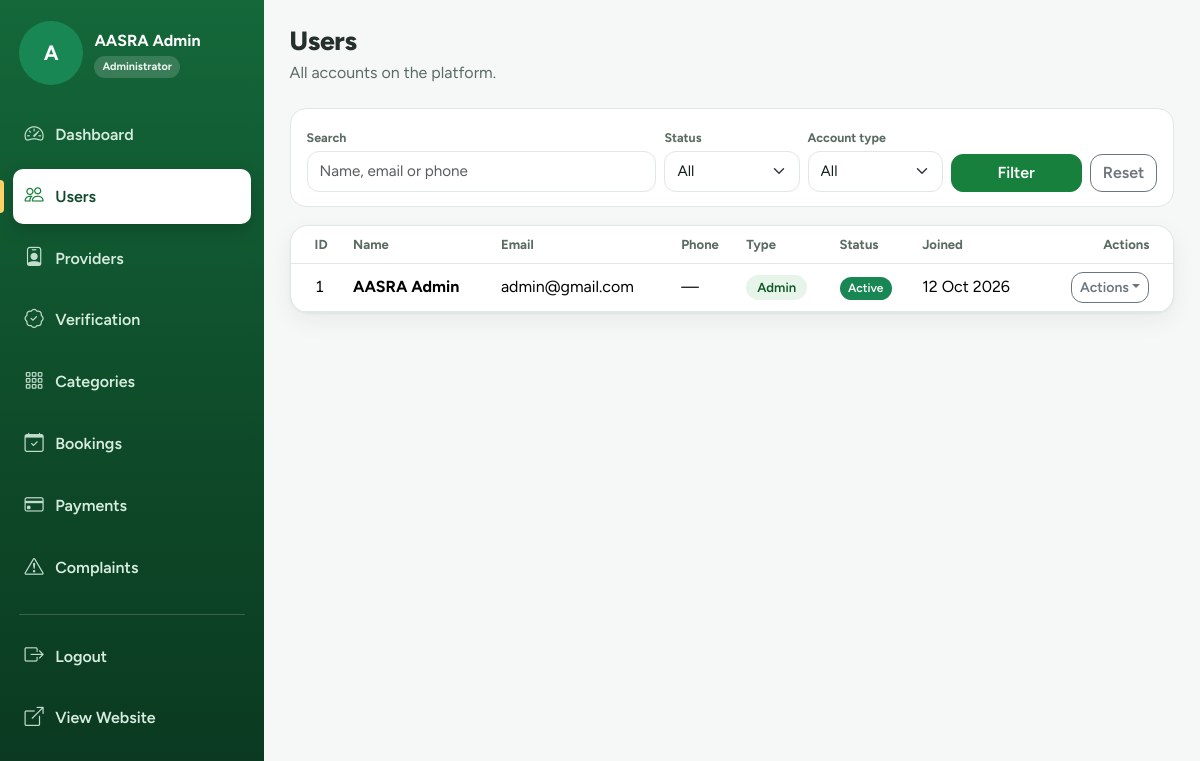
Page /admin/users (signed in) on the committed database.
### tables this page shows
CREATE TABLE users(
  id INT UNSIGNED AUTO_INCREMENT PRIMARY KEY,
  name VARCHAR(120) NOT NULL,
  email VARCHAR(190) NOT NULL UNIQUE,
  password VARCHAR(255) NOT NULL,
  phone VARCHAR(30) NULL,
  address VARCHAR(255) NULL,
  role ENUM('user','provider','admin') NOT NULL DEFAULT 'user',
  status ENUM('Active','Inactive') NOT NULL DEFAULT 'Active',
  created_at TIMESTAMP DEFAULT CURRENT_TIMESTAMP,
  INDEX(role,status)
);

### includes/db.php (called while the page is built, shortened)
<?php
function db_link(bool $close = false): ?mysqli
{
    static $link = null;
    if ($close) {
        $link = null;
        return null;
    }
    if ($link instanceof mysqli) return $link;
    $c = AASRA_DB_CONFIG;
    try {
        $link = mysqli_connect($c['host'], $c['user'], $c['pass'], $c['name'], (int)($c['port'] ?? 3306), $c['socket'] ?? null);
        mysqli_set_charset($link, 'utf8mb4');
    } catch (mysqli_sql_exception $e) {
        $link = null;
        error_log('AASRA DB connection failed: ' . $e->getMessage());
        while (ob_get_level()) ob_end_clean();
        http_response_code(500);
        show_error_page(500);
        exit;
    }
    return $link;
}
function db(): mysqli
{
    return db_link(false);
}
function db_bind_types(array $args): string
{
    $t = '';
    foreach ($args as $a) $t .= is_int($a) || is_bool($a) ? 'i' : (is_float($a) ? 'd' : 's');
    return $t;
}
function q(string $sql, array $args = []): mysqli_stmt
{
    $st = mysqli_prepare(db(), $sql);
    if ($args) {
        $args = array_map(fn($a) => is_bool($a) ? (int)$a : $a, array_values($args));
        mysqli_stmt_bind_param($st, db_bind_types($args), ...$args);
    }
    mysqli_stmt_execute($st);
    return $st;
}
function rows(string $sql, array $args = []): array
{
    $st = q($sql, $args);
    $res = mysqli_stmt_get_result($st);
    $out = $res ? mysqli_fetch_all($res, MYSQLI_ASSOC) : [];
    return $out;
}

### pages/admin/users.php (the view, shortened to what this page needs)
<?php
require_once APP_ROOT . '/includes/admin_helpers.php';
$f = ['q' => get('q'), 'status' => get('status'), 'type' => get('type')];
$w = '1=1';
$a = [];
$list = rows("SELECT * FROM users WHERE $w ORDER BY created_at DESC, id DESC", $a);
layout('admin', ['title' => 'Users', 'active' => 'users']);
page_head('Users', 'All accounts on the platform.');
?>
<form class="filter-bar">
  <div class="row g-2 align-items-end">
    <div class="col-md-5"><label for="q">Search</label><input id="q" name="q" class="form-control" placeholder="Name, email or phone" value="<?= e($f['q']) ?>"></div>
    <div class="col-6 col-md-2"><label for="status">Status</label><select id="status" name="status" class="form-select">
        <option value="">All</option><?php foreach (['Active', 'Inactive'] as $x): ?><option <?= $f['status'] === $x ? 'selected' : '' ?>><?= $x ?></option><?php endforeach; ?>
      </select></div>
    <div class="col-6 col-md-2"><label for="type">Account type</label><select id="type" name="type" class="form-select">
        <option value="">All</option><?php foreach (['user' => 'User', 'provider' => 'Provider', 'admin' => 'Admin'] as $k => $x): ?><option value="<?= $k ?>" <?= $f['type'] === $k ? 'selected' : '' ?>><?= $x ?></option><?php endforeach; ?>
      </select></div>
    <div class="col-md-3 d-flex gap-2"><button class="btn btn-success flex-grow-1">Filter</button><?= filter_reset('admin/users') ?></div>
  </div>
</form>
<div class="card-soft flush">
  <div class="table-responsive">
    <table class="table mb-0">
      <thead>
        <tr>
          <th class="ps-4">ID</th>
          <th>Name</th>
          <th>Email</th>
          <th>Phone</th>
          <th>Type</th>
          <th>Status</th>
          <th>Joined</th>
          <th class="pe-4 text-end">Actions</th>
        </tr>
      </thead>
      <tbody>
        <?php foreach ($list as $x): $k = 'user_status:' . $x['id'];
          $locked = $x['role'] === 'admin'; ?><tr data-row>
            <td class="ps-4 id-cell"><?= (int)$x['id'] ?></td>
            <td><b><?= e($x['name']) ?></b></td>
            <td><?= e($x['email']) ?></td>
            <td><?= e($x['phone'] ?: '—') ?></td>
            <td><span class="tag"><?= e(ucfirst($x['role'])) ?></span></td>
            <td><?= live_badge($k, $x['status']) ?></td>
            <td class="text-nowrap"><?= e(fmt_date($x['created_at'])) ?></td>
            <td class="pe-4 text-end"><?php actions_open();
                                      actions_close(); ?></td>
          </tr><?php endforeach; ?></tbody>
    </table>
  </div>
</div>

### index.php (shortened to what this page needs)
<?php
$path = request_path();
$routes = require APP_ROOT . '/includes/routes.php';
foreach ($routes as $pattern => $target) {
    if (!preg_match('#^' . $pattern . '$#', $path, $m)) continue;
    $file = is_array($target) ? $target[0] : $target;
    $abs = APP_ROOT . '/pages/' . $file . '.php';
    (function () use ($abs) {
        include $abs;
    })();
    exit;
}

### includes/functions.php (shortened to what this page needs)
<?php
function e($v): string
{
    return htmlspecialchars((string)$v, ENT_QUOTES, 'UTF-8');
}
function url(string $path = ''): string
{
    return BASE_URL . '/' . ltrim($path, '/');
}
function asset(string $path): string
{
    $f = APP_ROOT . '/assets/' . $path;
    return url('assets/' . $path) . (is_file($f) ? '?v=' . filemtime($f) : '');
}
function fmt_date($d, string $f = 'd M Y'): string
{
    return $d ? date($f, strtotime((string)$d)) : '—';
}
function badge(?string $status): string
{
    $map = [
        'Approved' => 'success',
        'Active' => 'success',
        'Completed' => 'success',
        'Confirmed' => 'success',
        'Resolved' => 'success',
        'Paid' => 'success',
        'Accepted' => 'primary',
        'Pending' => 'warning',
        'Under Review' => 'info',
        'In Progress' => 'info',
        'Rejected' => 'danger',
        'Failed' => 'danger',
        'Inactive' => 'secondary',
        'Cancelled' => 'secondary',
        'Not Submitted' => 'secondary'
    ];
    $status = (string)$status;
    return '<span class="badge text-bg-' . ($map[$status] ?? 'secondary') . '">' . e($status) . '</span>';
}
function initials(string $n): string
{
    return strtoupper(mb_substr(trim($n) ?: '?', 0, 1));
}
function avatar(array $p, string $cls = ''): string
{
    return '<span class="avatar ' . e($cls) . '">' . e(initials($p['name'])) . '</span>';
}
?>
<?php
function layout(string $name, array $o = []): void
{
    extract($o);
    include APP_ROOT . "/includes/layouts/$name.top.php";
}

### includes/admin_helpers.php (shortened to what this page needs)
<?php
function actions_open(string $label = 'Actions'): void
{
    echo '<div class="dropdown"><button class="btn btn-sm btn-outline-secondary dropdown-toggle" type="button" data-bs-toggle="dropdown" aria-expanded="false">' . e($label) . '</button><ul class="dropdown-menu dropdown-menu-end shadow-sm">';
}
function actions_close(): void
{
    echo '</ul></div>';
}
function live_badge(string $key, string $status): string
{
    return '<span data-live-key="' . e($key) . '">' . badge($status) . '</span>';
}
function page_head(string $title, string $sub = '', string $right = ''): void
{
    echo '<div class="page-head"><div><h1>' . e($title) . '</h1>' . ($sub ? '<p>' . e($sub) . '</p>' : '') . '</div>' . $right . '</div>';
}
function filter_reset(string $path): string
{
    return '<a class="btn btn-outline-secondary" href="' . e(url($path)) . '">Reset</a>';
}

### assets/css/app.css (style rules this page uses)
body { margin: 0; padding: 0; font-size: 1.0625rem; line-height: 1.6; background: var(--bg); color: var(--ink); }
h1, h2, h3, h4, h5, .h1, .h2, .h3, .h4, .h5 { font-weight: 800; letter-spacing: -0.015em; line-height: 1.2; }
a { text-underline-offset: 3px; }
.btn { border-radius: 12px; font-weight: 600; }
.btn-success { --bs-btn-bg: var(--brand); --bs-btn-border-color: var(--brand); --bs-btn-hover-bg: var(--brand-600); --bs-btn-hover-border-color: var(--brand-600); --bs-btn-active-bg: var(--brand-700); --bs-btn-active-border-color: var(--brand-700); --bs-btn-disabled-bg: var(--brand); --bs-btn-disabled-border-color: var(--brand); --bs-btn-color: #fff; --bs-btn-hover-color: #fff; }
.form-control, .form-select { border-radius: 12px; background-color: var(--surface); border-color: var(--line); padding: 0.6rem 0.85rem; }
.badge { font-weight: 600; padding: 0.45em 0.7em; border-radius: 999px; }
.table { --bs-table-bg: transparent; vertical-align: middle; }
.table > thead th { font-size: 0.82rem; font-weight: 700; color: var(--muted); white-space: nowrap; border-bottom-color: var(--line); }
.card-soft { background: var(--surface); border: 1px solid var(--line); border-radius: 18px; box-shadow: var(--shadow); padding: 1.4rem; }
.card-soft.flush { padding: 0; overflow: hidden; }
.tag { display: inline-block; background: var(--brand-soft); color: var(--brand-ink); border-radius: 999px; padding: 0.15rem 0.7rem; font-size: 0.82rem; font-weight: 600; }
.avatar { width: 44px; height: 44px; border-radius: 50%; background: var(--brand); color: #fff; display: inline-grid; place-items: center; font-weight: 700; object-fit: cover; flex: none; }
.avatar-sm { width: 36px; height: 36px; font-size: 0.95rem; }
.page-head { display: flex; align-items: flex-start; justify-content: space-between; gap: 1rem; flex-wrap: wrap; margin-bottom: 1.4rem; }
.page-head h1 { font-size: 1.65rem; margin: 0; }
.page-head p { margin: 0.2rem 0 0; color: var(--muted); }
.filter-bar { background: var(--surface); border: 1px solid var(--line); border-radius: 16px; padding: 0.9rem 1rem; margin-bottom: 1.1rem; }
.filter-bar .form-control, .filter-bar .form-select { font-size: 0.95rem; padding: 0.5rem 0.75rem; }
.filter-bar label { font-size: 0.78rem; font-weight: 700; color: var(--muted); margin-bottom: 0.2rem; }
.id-cell { color: var(--muted); font-variant-numeric: tabular-nums; }
.provider-sidebar-profile .avatar-sm { flex: none; }
:root { --header-h: 4.5rem; --ease-out: cubic-bezier(0.22, 0.7, 0.2, 1); }
body { background: #f6f8f7; color: #25302a; font-size: 16px; }
.avatar { width: 64px; height: 64px; border-radius: 50%; background: #198754; color: #fff; display: grid; place-items: center; font-weight: 700; font-size: 1.3rem; }
.table { vertical-align: middle; }

### rows in the picture
users: id "1", name "AASRA Admin", email "admin@gmail.com", phone "—", role "Admin", status "Active", created_at "12 Oct 2026"

### other values in the picture
initials($p['name']) "A"
$label "Dashboard"
$label "Users"
$label "Providers"
$label "Verification"
$label "Categories"
$label "Bookings"
$label "Payments"
$label "Complaints"
